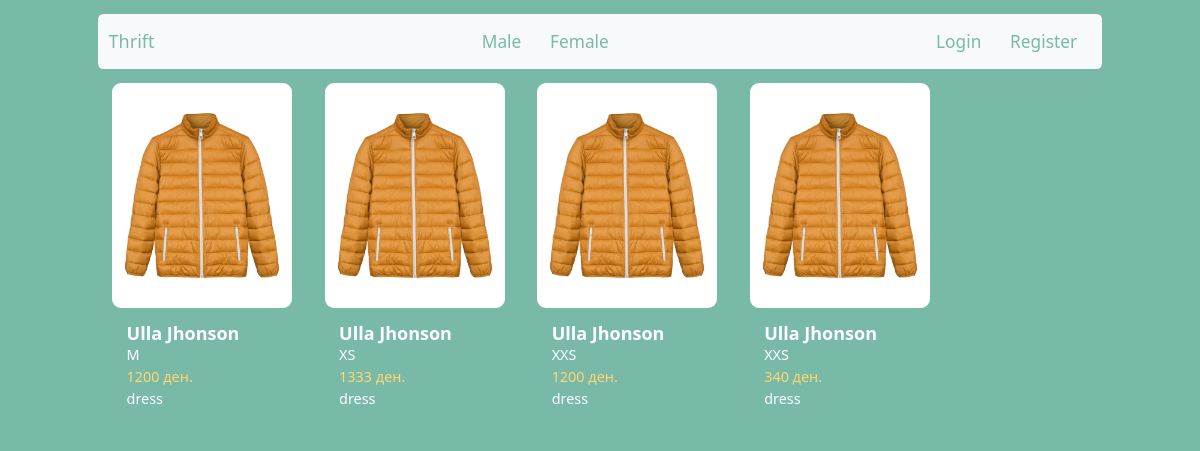
Before: /female with the older database file.
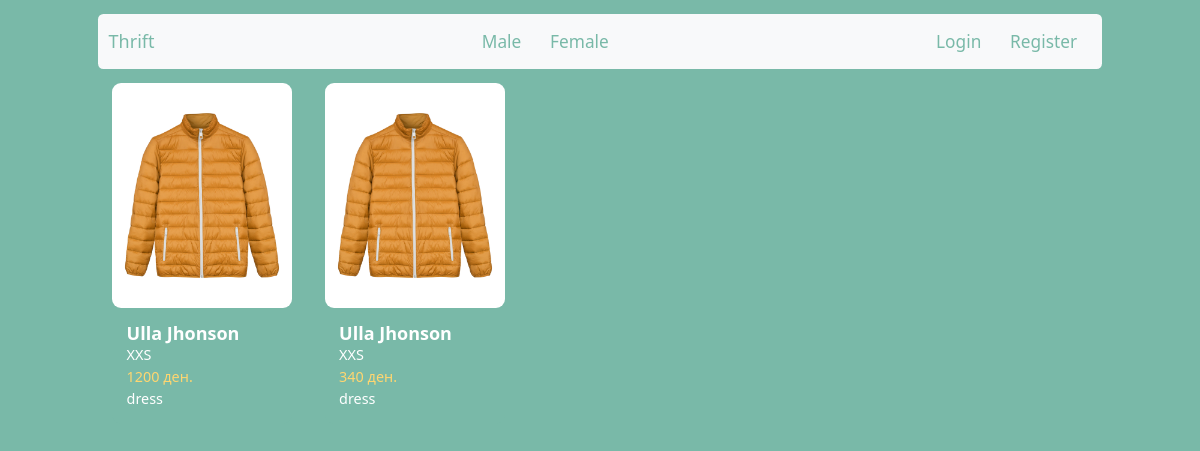
After: the same page with the newer database file.
### Thrift/models.py (models this page shows, shortened)
class Product(models.Model):
    user = models.ForeignKey(CustomUser, on_delete=models.CASCADE)
    price = models.PositiveIntegerField()
    conditionValues=[
        ('Лоша', 'Bad'),
        ('Средна', 'Average'),
        ('Добра', 'Good'),
        ('Одлична', 'Great')
    ]
    sizeValues=[
        ('XXS', 'Extra Extra Small'),
        ('XS', 'Extra Small'),
        ('S', 'Small'),
        ('M', 'Medium'),
        ('L', 'Large'),
        ('XL', 'Extra Large'),
        ('XXL', 'Extra Extra Large')
    ]
    condition = models.CharField(max_length=255,choices=conditionValues)
    size = models.CharField(max_length=255,choices=sizeValues)
    description = models.CharField(max_length=255)
    shop = models.CharField(max_length=255)
    typeClothes = [
        ('Фустан', 'Dress'),
        ('Панталони', 'Pants'),
        ('Блуза', 'Shirt'),
        ('Џемпер', 'Jumpers'),
        ('Јакна', 'Coat'),
        ('Фармерки', 'Jeans'),
        ('Аксесоари', 'Accessories'),
        ('Суќна', 'Skirt')
    ]
    type = models.CharField(max_length=255,choices=typeClothes)
    colors = models.ManyToManyField(Color, null=True, blank=True)
    genders=[
        ('M','Male'),
        ('F','Female')
    ]
    gender = models.CharField(max_length=255,choices=genders)
    sold = models.BooleanField(null=True,blank=True)
    sent = models.BooleanField(null=True,blank=True)
    date_sent=models.DateTimeField(auto_now=True)
    accepted = models.BooleanField(null=True,blank=True)
    date_accepted = models.DateTimeField(auto_now=True)

class ImageProd(models.Model):
    image=models.ImageField()
    product=models.ForeignKey(Product,on_delete=models.CASCADE,related_name='images')

### Thrift/views.py (the view, shortened to what this page needs)
# urls.py: path("female", female, name="female"),
def female(request):
    if request.user.is_anonymous:
        queryset = Product.objects.filter(gender='F', sold=False).all()
        context = {"products": queryset}
    return render(request, "female.html", context=context)

### templates/female.html (shortened to what this page needs)
{% extends "base_generic.html" %}
{% block content %}
      <div class="card-deck">
          {% for product in products %}
              <a href="{% url 'product-details' product.id %}" style="text-decoration: none;color: inherit;">
          <div class="card m-3" style="flex-direction: column;display: inline-block;height:fit-content;border-width: 0px">
            <img style="width: 200px;height: 250px"  src="{{  product.images.first.image.url }}" class="card-img-top rounded-img" alt="Item 1">
            <div class="card-body">
              <h5 class="card-title m-0">{{ product.shop }}</h5>
              <p class="card-text m-0">{{ product.size }}</p>
              <p class="card-text card-price m-0">{{ product.price }} ден.</p>
              <p class="card-text m-0">{{ product.description }}</p>
            </div>
          </div>
              </a>
          {% endfor %}
        </div>
{% endblock %}

Changed rows visible on the page:
removed Product: images.first.image (picture), shop "Ulla Jhonson", size "M", price "1200", description "dress"
no longer on this page (row edited): Product: images.first.image (picture), shop "Ulla Jhonson", size "XS", price "1333", description "dress"
